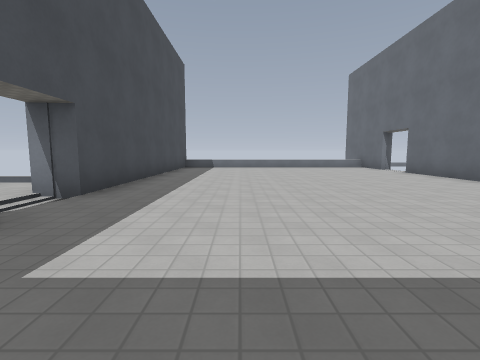
[1] (above)

16 first-person views from a walk through a 3-D level made in the Godot game engine. The camera is 1.3 m above the floor, tilts 6° down and sees 85° across. The floor is counted in squares, 2 m on a side. Each view is taken from the middle of a square. On the plan, view 1 faces up. The plan holds only what a view shows up to about 9 squares ahead; the rest is blank. Surface patterns are stand-ins for the level's own textures.

[2]
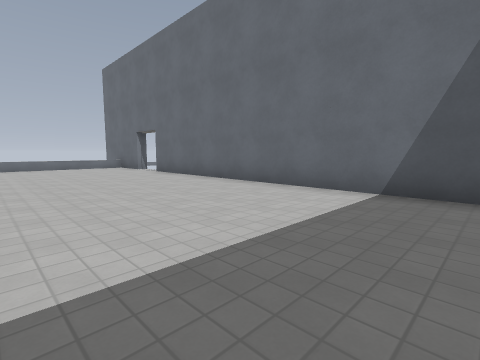

[3]
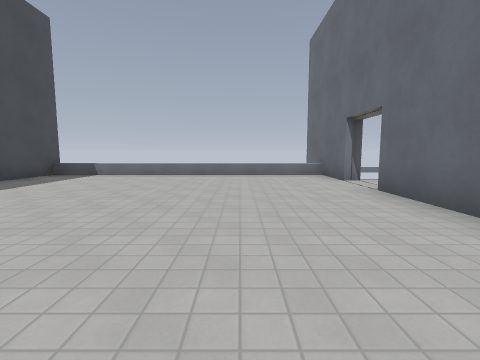

[4]
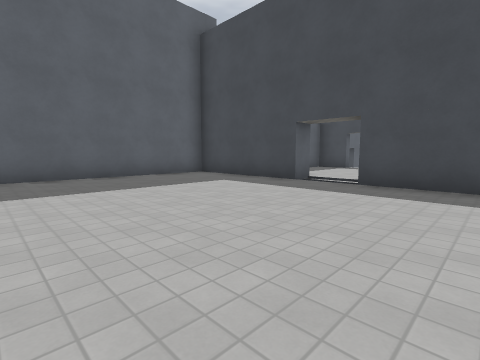

[5]
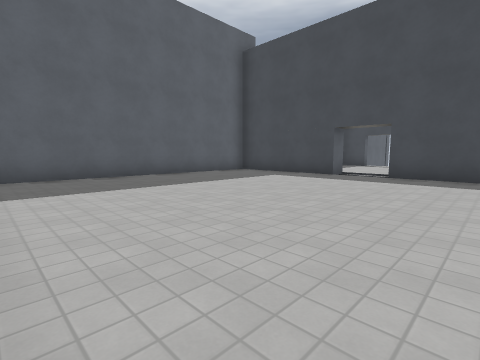

[6]
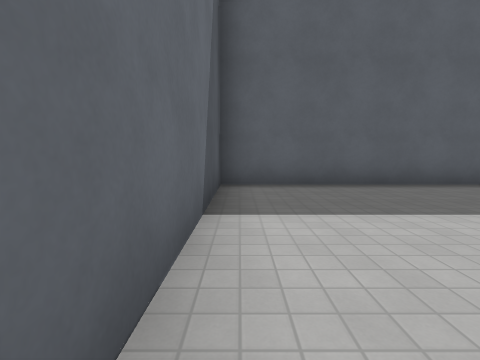

[7]
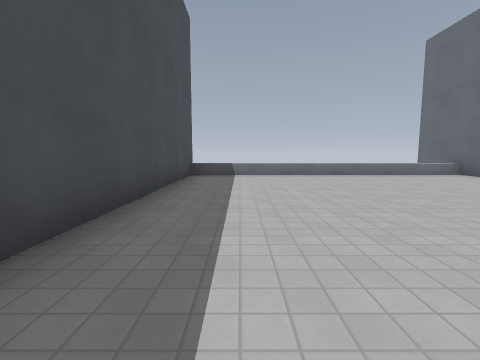

[8]
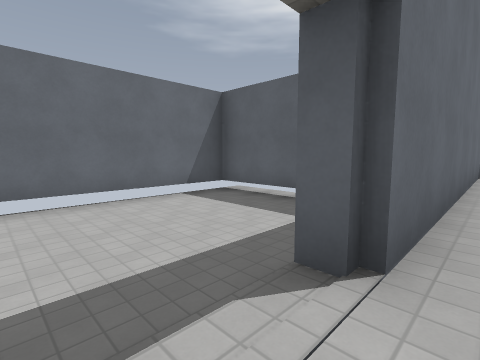

[9]
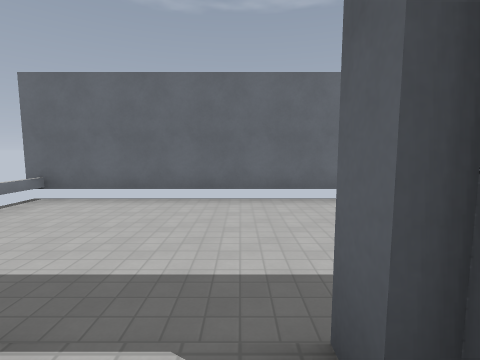

[10]
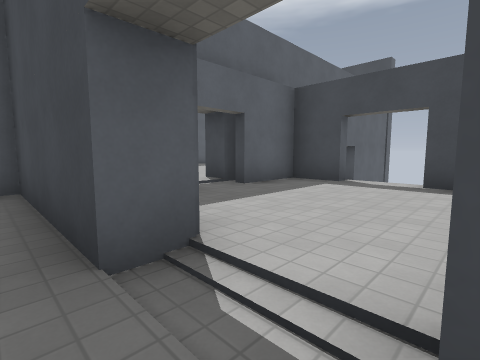

[11]
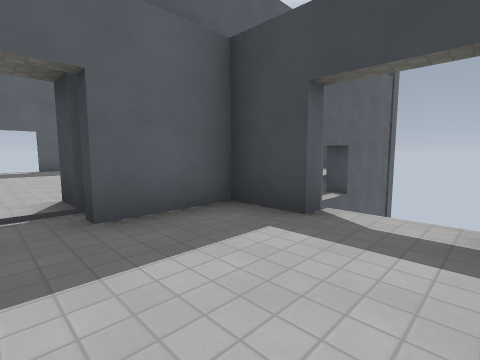

[12]
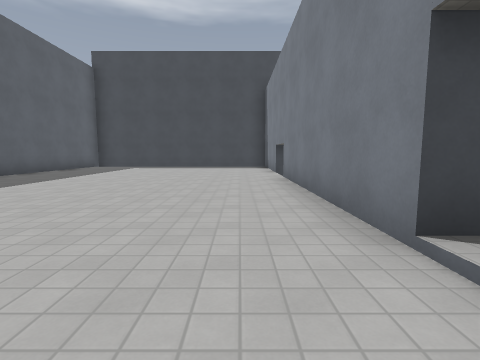

[13]
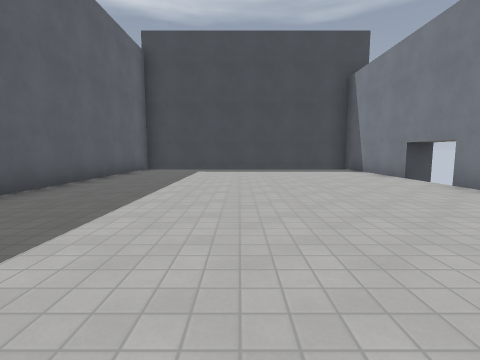

[14]
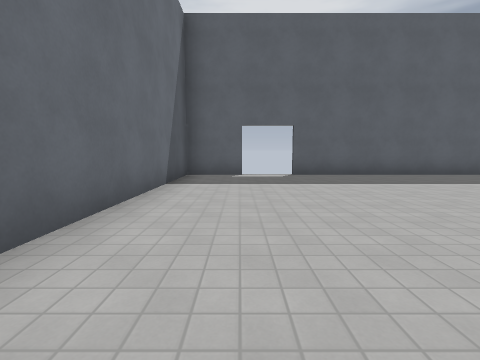

[15]
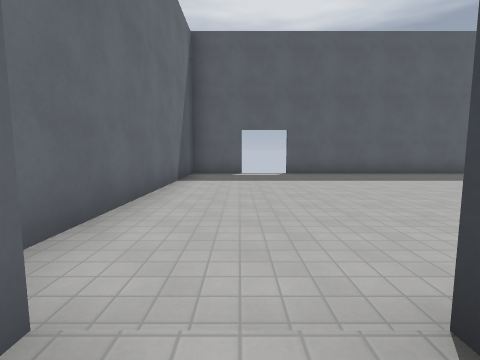

[16]
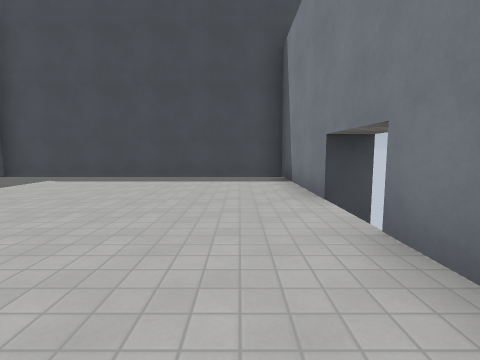

### Floor plan
Key: @ floor where view 1 was taken; # wall or solid block; x gap in a wall; . main floor; - floor 0.5 m lower than the main floor; / step, stairs or slope; = window, fence, low wall or low ledge; ^ raised ledge; v drop or lower ground.
Columns run from 16 left of view 1 to 10 right of it. Each row starts with its distance up from view 1.
 13                      # ===#
 12               ^^^^^^^# ---#
 11              #.......# ---#
 10              #......../---#
  9              #......../---#
  8              #........#---#
  7              #........#---#
  6              #........#---#
  5            ..#........#####
  4          ....#........#
  3         x..../........#
  2          ....#........#
  1         #....#........#
  0 ####vx#####. #..@.....#
 -1 #........##/##........#
 -2 #............##########
 -3 #............#
 -4 #............#
 -5 #............#
 -6 #............#
 -7 #............#
 -8 #............#
 -9 ########## x##

Positions as (right, up) in squares from view 1, and headings:
1: (0, 0), facing up
2: (1, 0), facing up-right
3: (3, 4), facing up
4: (3, 6), facing down-left
5: (5, 6), facing down-left
6: (5, 4), facing down
7: (-1, 4), facing up
8: (5, 10), facing down-right
9: (5, 9), facing right
10: (-2, 4), facing down-left
11: (-5, 3), facing down-left
12: (-4, -2), facing left
13: (-6, -5), facing left
14: (-5, -1), facing down
15: (-5, 0), facing down
16: (-9, -2), facing left
